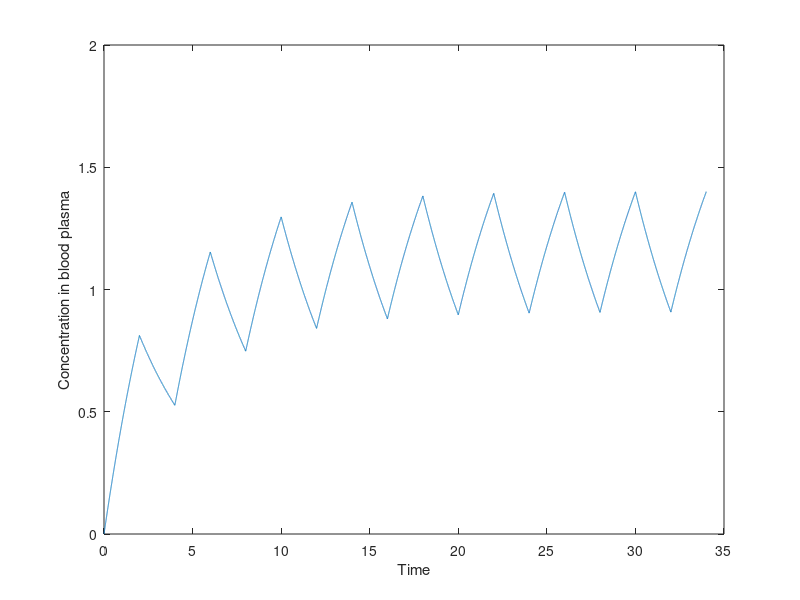

This chart was generated by the following MATLAB code:
a=0.21660849392;
plasma_vol=1;

interval=4;
rect_t=2;

A0=0; %in ug
absorb=1;
A=A0*absorb;
B=0;
amt_interval=0.5;



time=34;
step_size=0.001;
B_array=zeros(1,time/step_size);
A_array=zeros(1,time/step_size);
rt=0:step_size:time;
j=1;
bol=0;
k=1;
for i=0:step_size:time
  A_array(1,j)=A;
  A1=A;
  j=j+1;
  A=A1-((A1)*a*step_size);
 
if interval~=-1 && mod(i,interval)==0 
     kj=0;
     bol=1;
end

if bol==1
    A=A+(amt_interval*step_size);
    kj=kj+step_size;
    
    if kj>rect_t
        kj=0;
        bol=0;
    end
end

 
end


plot(rt,A_array);
xlabel('Time');
ylabel('Concentration in blood plasma');
hold on;




